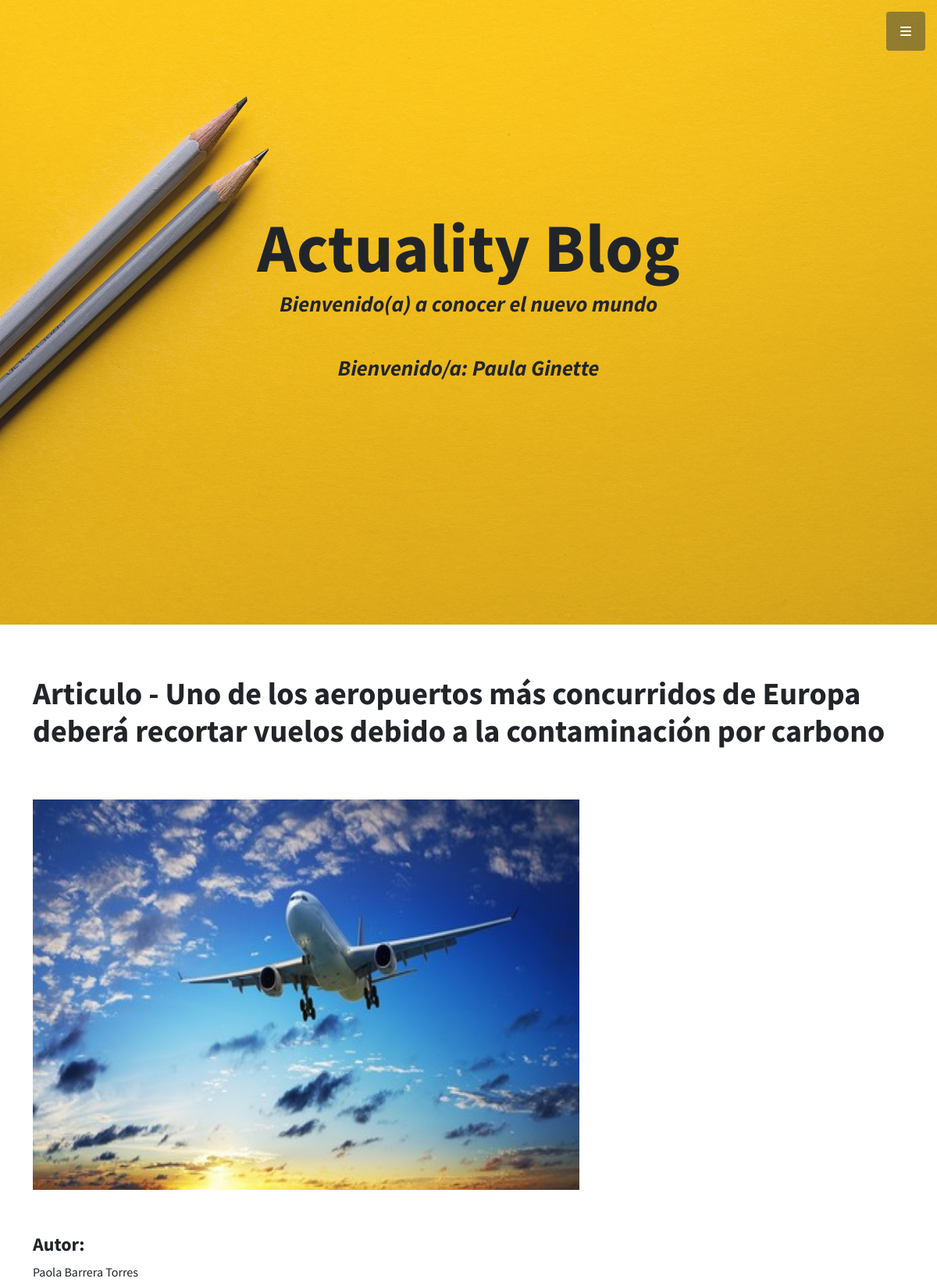
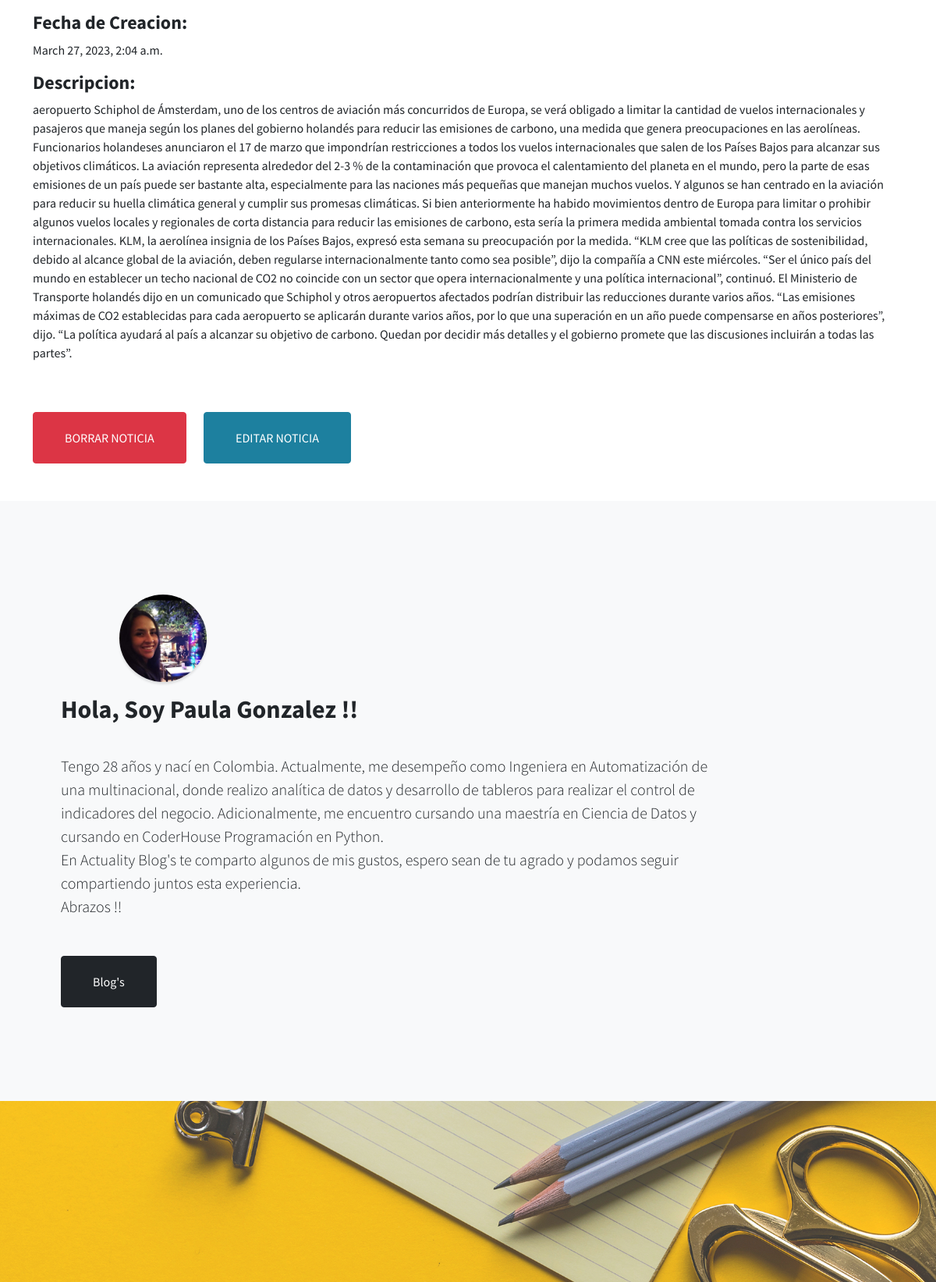
/viajeDetalle/5/ (signed in, upper part), run on the app's committed database (2 pictures, top to bottom).
### App/models.py (models this page shows)
class NoticiaBlog(models.Model):
    TipoNoticia = (
    ('mascotas','Mascotas'),
    ('viajes','Viajes'),
    ('tecnologia','Tecnologia'),
    ('entrenamiento','Entrenamiento'),
    )
    autor = models.CharField(max_length=300)
    categoriaN = models.CharField(max_length=20, choices=TipoNoticia, default='')
    encabezado = models.CharField(max_length=300)
    descripcion = models.TextField(null=False, blank=False)
    fechaCreacion = models.DateTimeField(auto_now_add=True)
    email = models.EmailField()
    imagenNoticias = models.ImageField(null=False, blank=False, upload_to="imagenes/")

### App/views.py (the view)
# urls.py: path('viajeDetalle/<int:pk>/', views.viajeDetalle.as_view(), name='viaje'),
class viajeDetalle(LoginRequiredMixin, DetailView):
    model = NoticiaBlog
    context_object_name = 'viaje'
    template_name = 'App/ViajeDetalle.html'

### App/templates/App/ViajeDetalle.html (shortened to what this page needs)
{% extends 'App/index.html' %}
    {% load static %}
{% block contenidoQueCambia %}
<br>
<br>
<div class="container text-left">
    <p><h1>Articulo - {{viaje.encabezado}}</h1></p>
    <br>
    <br>
    {% if viaje.imagenNoticias %}
        <p><img src="{{viaje.imagenNoticias.url}}" width="700" height="500" alt=""></p>
    {% endif %}
    <br>
    <p><h4>Autor: </h4>{{viaje.autor}}</p>
    <p><h4>Fecha de Creacion:</h4>{{viaje.fechaCreacion}}</p>
    <p><h4>Descripcion:</h4>{{viaje.descripcion}}</p>
    <br>
    <br>
    {% if request.user.is_superuser %}
    <a href="{% url 'App:Viaje_Delete' viaje.id %}"><button type="submit" id="submit" class="btn btn-danger btn-xl text-uppercase" data-bs-dismiss="modal" type="button">Borrar Noticia</button></a>
    <a href="{% url 'App:Viaje_Edit' viaje.id %}"><button type="submit" id="submit" class="btn btn-primary btn-xl text-uppercase" data-bs-dismiss="modal" type="button">Editar Noticia</button></a>
    {% endif %}
</div>
<br>
<br>
{% endblock %}

### App/templates/App/index.html (shortened to what this page needs)
<!DOCTYPE html>
<html lang="es">
    {% load static%}
    <head>
        <link href="https://cdnjs.cloudflare.com/ajax/libs/simple-line-icons/2.5.5/css/simple-line-icons.min.css" rel="stylesheet" />
        <link href="{% static 'App/css/styles.css' %}" rel="stylesheet" />
    </head>
    <body id="page-top">
        <a class="menu-toggle rounded" href="#"><i class="fas fa-bars"></i></a>
        <header class="masthead d-flex align-items-center">
            <div class="container px-4 px-lg-5 text-center">
                <h1 class="mb-1">Actuality Blog </h1>
                <h3 class="mb-5"><em>Bienvenido(a) a conocer el nuevo mundo</em></h3>
                <h3 class="mb-5"><em>Bienvenido/a: {{request.user.first_name}}  </em></h3>
            </div>
        </header>
        {% block contenidoQueCambia %}
        {% endblock %}
        <section class="content-section bg-light" id="about">
            <div class="container px-4 px-lg-5 text-left">
                    <div class="col-lg-3 col-md-6 mb-5 mb-lg-0">
                        <img class="service-icon rounded-circle mx-auto mb-3" src="{% static 'App/assets/img/aboutme.jpg' %}"alt="" />
                    </div>
                <div class="row gx-4 gx-lg-5 justify-content-left">
                    <div class="col-lg-10">
                        <h2>Hola, Soy Paula Gonzalez !! </h2>
                        <p class="lead mb-5">
                             <br>
                            Tengo 28 años y nací en Colombia. Actualmente, me desempeño como Ingeniera en Automatización de una multinacional, donde realizo analítica de datos y desarrollo de tableros para realizar el control de indicadores del negocio.
                             Adicionalmente, me encuentro cursando una maestría en Ciencia de Datos y cursando en CoderHouse Programación en Python.
                             <br>
                             En Actuality Blog's te comparto algunos de mis gustos, espero sean de tu agrado y podamos seguir compartiendo juntos esta experiencia.
                             <br>
                             Abrazos !!
                        </p>
                        <a class="btn btn-dark btn-xl" href="#portfolio">Blog's</a>
                    </div>
                </div>
            </div>
        </section>
        <section class="callout">
        </section>
    </body>
</html>

### data on the page
NoticiaBlog: encabezado "Uno de los aeropuertos más concurridos de Europa deberá recortar vuelos debido a la contaminación por carbono", imagenNoticias (picture), autor "Paola Barrera Torres", fechaCreacion "March 27, 2023, 2:04 a.m.", descripcion "aeropuerto Schiphol de Ámsterdam, uno de los centros de aviación más concurridos de Europa, se verá obligado a limitar la cantidad de vuelos internacionales y pasajeros que maneja según los planes del gobierno holandés para reducir las emisiones de carbono, una medida que genera preocupaciones en las aerolíneas. Funcionarios holandeses anunciaron el 17 de marzo que impondrían restricciones a todos los vuelos internacionales que salen de los Países Bajos para alcanzar sus objetivos climáticos. La aviación representa alrededor del 2-3 % de la contaminación que provoca el calentamiento del planeta en el mundo, pero la parte de esas emisiones de un país puede ser bastante alta, especialmente…"

### other printed values
{{ request.user.first_name }} "Paula Ginette"
